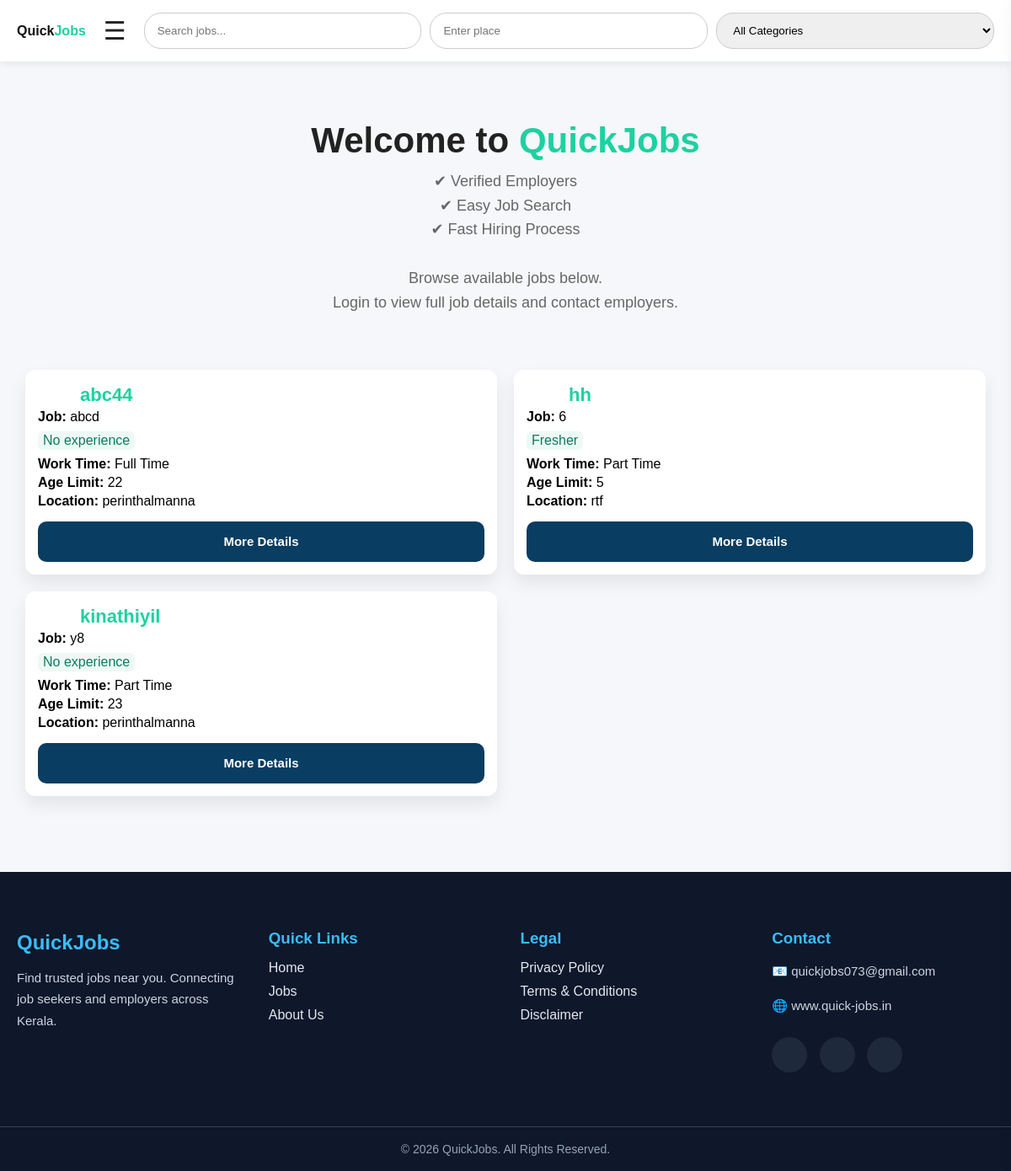
The app's page /, older data.
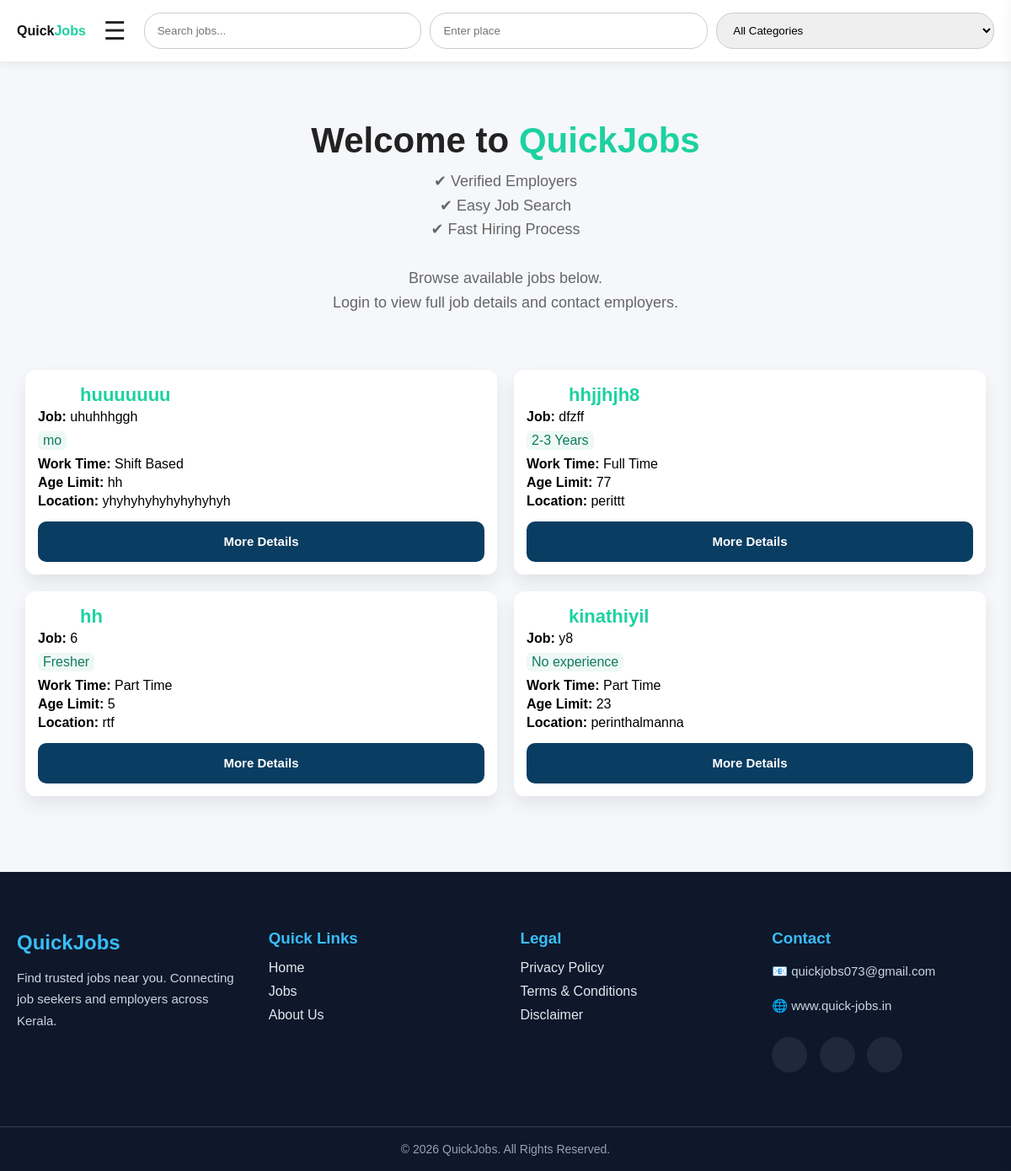
The same page, newer data.
### myapp/models.py (models this page shows, shortened)
class Job(models.Model):
    owner = models.ForeignKey(
        User,
        on_delete=models.CASCADE,
        related_name="jobs",
        null=True,
        blank=True,
    )
    shop_name = models.CharField(
        max_length=150,
    )
    title = models.CharField(
        max_length=150,
    )
    category = models.ForeignKey(
        Category,
        on_delete=models.PROTECT,
        related_name="jobs",
        null=True,
        blank=True,
    )
    experience = models.CharField(
        max_length=100,
        default="Fresher",
    )
    work_time = models.CharField(
        max_length=100,
    )
    gender = models.CharField(max_length=20, blank=True)
    education = models.CharField(max_length=100, blank=True)
    age_limit = models.CharField(
        max_length=50,
        blank=True,
    )
    location = models.CharField(
        max_length=100,
    )
    salary = models.CharField(
        max_length=100,
    )
    phone = models.CharField(
        max_length=15,
        validators=[phone_validator],
    )
    description = models.TextField(
        blank=True,
    )
    is_verified = models.BooleanField(
        default=True,
    )
    owner_name = models.CharField(
        max_length=150,
        blank=True
    )
    shop_photo = models.ImageField(
        upload_to="shop_photos/",
        null=True,
        blank=True
    )
    created_at = models.DateTimeField(
        auto_now_add=True,
    )
    class Meta:
        ordering = ["-created_at"]

### myapp/views.py (the view, shortened to what this page needs)
# urls.py: 2. Add a URL to urlpatterns:  path('', views.home, name='home')
def home(request):
    jobs = (
        Job.objects
        .filter(is_verified=True)
        .select_related("category", "owner")
        .order_by("-id")
    )
    categories = Category.objects.all().order_by("name")
    q = request.GET.get("q", "").strip()
    place = request.GET.get("place", "").strip()
    category_id = request.GET.get("category", "").strip()
    if place:
        jobs = jobs.filter(location__icontains=place)
    if category_id.isdigit():
        jobs = jobs.filter(category_id=int(category_id))
    saved_job_ids = set()
    if request.user.is_authenticated:
        saved_job_ids = set(
            SavedJob.objects.filter(
                user=request.user
            ).values_list("job_id", flat=True)
        )
    return render(
        request,
        "home.html",
        {
            "jobs": jobs,
            "categories": categories,
            "saved_job_ids": saved_job_ids,
        },
    )

### templates/home.html (shortened to what this page needs)
{% load static %}
<!DOCTYPE html>
<html lang="en">
<head>
<link rel="stylesheet" href="{% static 'css/home.css' %}">
    <link rel="stylesheet" href="https://cdnjs.cloudflare.com/ajax/libs/font-awesome/6.7.2/css/all.min.css">
</head>
<body>
<header class="navbar">
    <div class="logo">
        <a href="{% url 'home' %}">Quick<span>Jobs</span></a>
    </div>
    <div class="profile">
        <button class="menu-btn" onclick="openMenu()">☰</button>
    </div>
    <form class="search-box" method="GET" id="searchForm">
        <input
        type="text"
        class="search"
        name="q"
        placeholder="Search jobs..."
        value="{{ request.GET.q }}">
        <input
        type="text"
        class="search"
        name="place"
        placeholder="Enter place"
        value="{{ request.GET.place }}">
        <select name="category" class="search">
            <option value="">All Categories</option>
        </select>
    </form>
</header>
{% if user.is_authenticated %}
<section class="welcome">
    <h2>
        Welcome,
        {{ user.profile.full_name|default:user.first_name }}
    </h2>
    <p>
        Find your next opportunity.<br>
        Search jobs, save favourites and contact employers instantly.
    </p>
</section>
{% else %}
<section class="hero">
    <h1>Welcome to <span>QuickJobs</span> </h1>
    <p>
        ✔ Verified Employers<br>
        ✔ Easy Job Search<br>
        ✔ Fast Hiring Process<br><br>
        Browse available jobs below.<br>
        Login to view full job details and contact employers.
    </p>
</section>
{% endif %}
<section class="job-list">
{% for job in jobs %}
<div class="job-card">
<div class="job-main">
<h3>{{ job.shop_name }}</h3>
<p><b>Job:</b> {{ job.title }}</p>
<p class="exp">
{{ job.experience|default:"Fresher" }}
</p>
<p><b>Work Time:</b> {{ job.work_time|default:"Full Time" }}</p>
<p><b>Age Limit:</b> {{ job.age_limit|default:"Not specified" }}</p>
<p><b>Location:</b> {{ job.location }}</p>
</div>
<div class="contact-box">
{% if user.is_authenticated %}
<a href="{% url 'job_details' job.id %}">
    <button class="details-btn">More Details</button>
</a>
{% else %}
<a href="{% url 'login' %}">
    <button class="details-btn">More Details</button>
</a>
{% endif %}
</div>
</div>
{% empty %}
<p class="no-job">No jobs available</p>
{% endfor %}
</section>
<footer class="footer">
    <div class="footer-container">
        <div class="footer-box">
            <h2>QuickJobs</h2>
            <p>
                Find trusted jobs near you. Connecting job seekers and employers across Kerala.
            </p>
        </div>
        <div class="footer-box">
            <h3>Quick Links</h3>
            <a href="/">Home</a>
            <a href="/">Jobs</a>
            <a href="#">About Us</a>
        </div>
        <div class="footer-box">
            <h3>Legal</h3>
            <a href="{% url 'privacy_policy' %}">Privacy Policy</a>
            <a href="{% url 'terms'%}">Terms & Conditions</a>
            <a href="{% url 'disclaimer'%}">Disclaimer</a>
        </div>
        <div class="footer-box">
            <h3>Contact</h3>
            <p>📧 quickjobs073@gmail.com</p>
            <p>🌐 www.quick-jobs.in</p>
            <div class="social-icons">
                <a href="#"></a>
                <a href="#"></a>
                <a href="#"></a>
            </div>
        </div>
    </div>
    <div class="footer-bottom">
        © 2026 QuickJobs. All Rights Reserved.
    </div>
</footer>
</body>
</html>

### static/css/home.css (style rules this page uses)
* { box-sizing:border-box; font-family:Arial, sans-serif; }
body { margin:0; background:#f5f7fa; }
.navbar { display:flex; align-items:center; gap:15px; padding:15px 20px; background:white; box-shadow:0 2px 10px rgba(0,0,0,0.08); }
.logo a { text-decoration:none; color:#111; font-weight:700; }
.logo span { color:#1dd1a1; }
.search-box { flex:1; display:flex; gap:10px; flex-wrap:wrap; }
.search, #categoryFilter { flex:1; padding:12px 15px; border-radius:20px; border:1px solid #ccc; outline:none; min-width:180px; }
.profile { position:relative; }
.job-list { padding:30px; display:grid; grid-template-columns:repeat(2, 1fr); gap:20px; }
.job-card { background:white; padding:15px; border-radius:12px; box-shadow:0 10px 20px rgba(0,0,0,0.08); transition:0.3s; position:relative; }
.job-card h3 { margin-top:2px; margin-bottom:4px; margin-left:50px; color:#1dd1a1; Font-size: 22px; Font-weight: 700; }
.job-card p { margin:4px 0; font-size:16px; }
.exp { background:#eef9f5; color:#0f7a5f; padding:2px 6px; border-radius:6px; display:inline-block; font-size:12px; margin:2px 0; }
.contact-box { margin-top:6px; background:#f9f9f9; padding:6px; border-radius:10px; display:flex; flex-direction:column; gap:4px; }
.job-main { margin-left:0; }
.contact-box { margin-top:15px; background:none; padding:0; }
.contact-box a { display:block; width:100%; }
.details-btn { width:100%; height:48px; border:none; border-radius:10px; background:#0a3d62; color:white; font-size:15px; font-weight:600; cursor:pointer; }
.menu-btn { background:none; border:none; font-size:30px; color:#222; cursor:pointer; transition:.3s; }
.hero, .welcome { text-align:center; padding:60px 20px; }
.hero h1, .welcome h2 { font-size:38px; color:#222; margin-bottom:15px; }
.hero span { color:#1dd1a1; }
.hero p, .welcome p { max-width:700px; margin:auto; color:#666; line-height:1.9; font-size:17px; }
.hero { text-align:center; padding:35px 20px; }
.hero h1 { font-size:42px; margin-bottom:10px; }
.hero p { font-size:18px; color:#666; line-height:1.6; max-width:600px; margin:auto; }
.footer { background:#0f172a; color:#fff; margin-top:60px; }
.footer-container { max-width:1200px; margin:auto; display:grid; grid-template-columns:repeat(auto-fit,minmax(220px,1fr)); gap:35px; padding:50px 20px; }
.footer-box h2, .footer-box h3 { margin-bottom:15px; color:#38bdf8; }
.footer-box p { color:#cbd5e1; line-height:1.7; font-size:15px; }
.footer-box a { display:block; color:#e2e8f0; text-decoration:none; margin:10px 0; transition:.3s; }
.social-icons { margin-top:15px; }
.social-icons a { display:inline-flex; justify-content:center; align-items:center; width:42px; height:42px; background:#1e293b; border-radius:50%; text-decoration:none; font-size:20px; margin-right:10px; transition:.3s; }
.footer-bottom { text-align:center; border-top:1px solid #334155; padding:18px; color:#94a3b8; font-size:14px; }

Row changes from the older to the newer data that the page shows:
removed Job: shop_name "abc44", title "abcd", experience "No experience", work_time "Full Time", age_limit "22", location "perinthalmanna"
added Job: shop_name "huuuuuuu", title "uhuhhhggh", experience "mo", work_time "Shift Based", age_limit "hh", location "yhyhyhyhyhyhyhyhyh"
added Job: shop_name "hhjjhjh8", title "dfzff", experience "2-3 Years", work_time "Full Time", age_limit "77", location "perittt"
